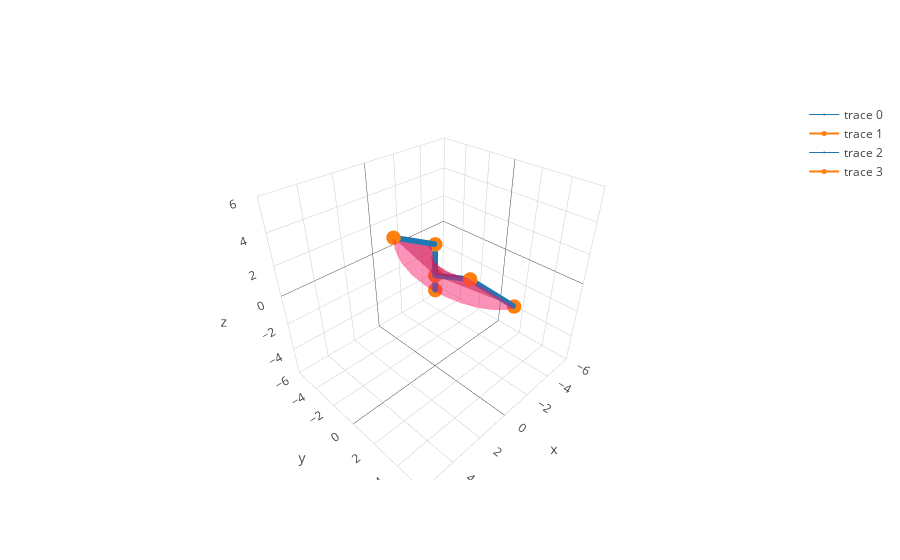

Notebook code for this chart:
### Code cell
m = graphics.plotvol(robot1,trajectorymat)
m.show()

### Figure 1 — Plotly figure (JSON) as saved in the notebook; plotly's stock layout.template omitted (floating-point values rounded to 4 significant figures; data arrays with more than 128 entries replaced by an {"elided": "..."} marker saying what was removed)
{"data": [{"line": {"color": "#1f77b4", "width": 1}, "marker": {"size": 2}, "type": "scatter3d", "uid": "2533c2a2-eca5-4bba-8f2d-67a3558aa9d9", "x": {"elided": "150 float values"}, "y": {"elided": "150 int values"}, "z": {"elided": "150 float values"}}, {"line": {"color": "#ff7f0e", "width": 2}, "marker": {"size": 5}, "type": "scatter3d", "uid": "eedd7fd5-e323-435c-b291-509fa4a34228", "x": [0, 0, 0, 2.598], "y": [0, 0, 0, 0], "z": [0, 1, 3, 4.5]}, {"line": {"color": "#1f77b4", "width": 1}, "marker": {"size": 2}, "type": "scatter3d", "uid": "5504b0ac-39bd-4501-8572-39221aac70fb", "x": {"elided": "150 float values"}, "y": {"elided": "150 float values"}, "z": {"elided": "150 float values"}}, {"line": {"color": "#ff7f0e", "width": 2}, "marker": {"size": 5}, "type": "scatter3d", "uid": "a424b94e-166c-4e14-82a8-8baf0533c818", "x": [0, 0, -1.0, -2.299], "y": [0, 0, 1.732, 3.982], "z": [0, 1, 1.0, -0.5]}, {"color": "rgba(244,22,100,0.6)", "opacity": 0.8, "type": "mesh3d", "uid": "156fedaf-425f-4727-846b-0f88bd0eee0c", "x": [0, 0, 2.598, 0.2795, 2.959, 0.5231, 3.155, 0.6989, 3.152, 0.7826, 2.932, 0.7597, 2.498, 0.6279, 1.873, 0.3967, 1.097, 0.08656, 0.2253, -0.2731, -0.6766, -0.6475, -1.54, -1.0, -2.299], "y": [0, 0, 0, 0.05387, 0.5703, 0.2094, 1.263, 0.4492, 2.025, 0.7462, 2.795, 1.067, 3.508, 1.375, 4.101, 1.635, 4.521, 1.817, 4.729, 1.899, 4.706, 1.871, 4.45, 1.732, 3.982], "z": [1, 3, 4.5, 2.98, 4.226, 2.919, 3.9, 2.819, 3.527, 2.683, 3.109, 2.511, 2.654, 2.31, 2.167, 2.081, 1.654, 1.831, 1.124, 1.563, 0.5823, 1.285, 0.03838, 1.0, -0.5]}], "layout": {"scene": {"xaxis": {"range": [-6, 6]}, "yaxis": {"range": [-6, 6]}, "zaxis": {"range": [-6, 6]}}}}
